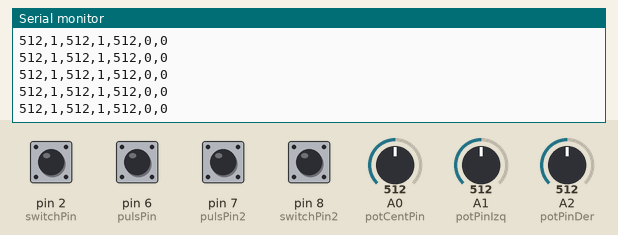
A sketch run on a simulated Arduino Uno, built with avr-gcc and run on an emulated ATmega328P. On the bench: the last lines printed to the serial monitor. Inputs (shaded band) come from the test bench; at power-on: pin 2 (switchPin), pin 8 (switchPin2) HIGH, pin 6 (pulsPin), pin 7 (pulsPin2) LOW, A0 (potCentPin) = 512, A1 (potPinIzq) = 512, A2 (potPinDer) = 512.

Above: at 1.2 s.
1.3 s: A0 (potCentPin) set to 716
At 1.45 s:
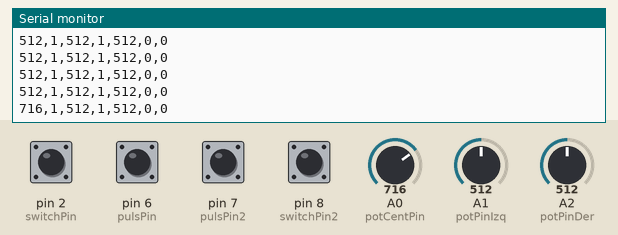
2.8 s: A1 (potPinIzq) set to 716
At 2.82 s:
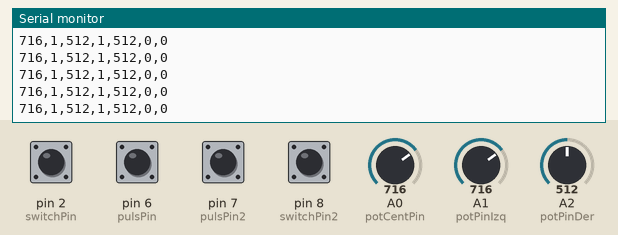
4.3 s: A2 (potPinDer) set to 716
At 4.37 s:
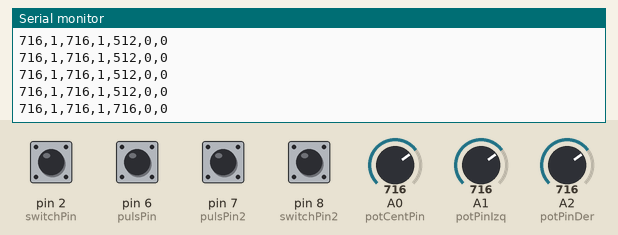
5.8 s: pin 2 (switchPin) pulled LOW for 0.15 s
At 5.91 s:
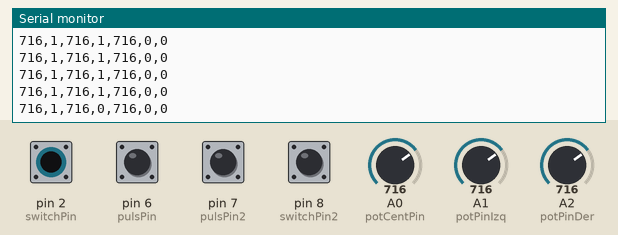
7.4 s: pin 6 (pulsPin) pulled HIGH for 0.15 s
At 7.53 s:
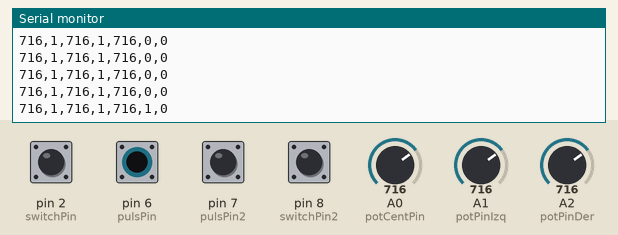
9.0 s: A0 (potCentPin) set to 1023
At 9.07 s:
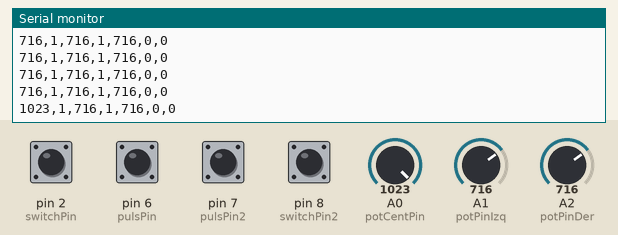
Timing chart, 0 to 12.0 s (numbered marks = the images above; inputs shaded):
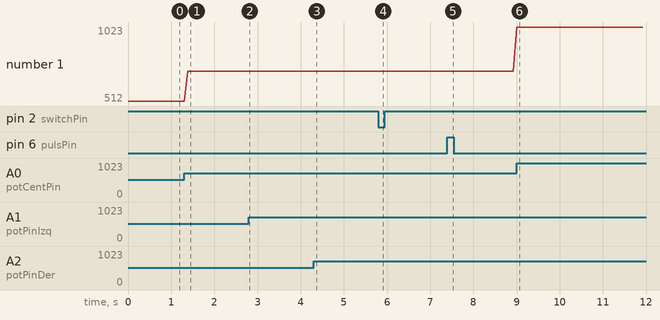

The sketch:

Entrega_CodigoArduino.ino
```cpp
int potCentPin = A0;      //Pin analogico a pin a0
int potPinIzq = A1;      // Pin analógico a pin a1
int potPinDer = A2;    // Pin analogico a pin a2
int switchPin = 2;
int switchPin2 = 8;     // Pin digital para el interruptor

int pulsPin = 6;
int pulsPin2 = 7;

int switchDSt = 0;
int switchISt = 0;

int pulsSt = 0;
int puls2St= 0;

void setup() {
  Serial.begin(9600);
 pinMode(switchPin, INPUT_PULLUP);
pinMode(switchPin2, INPUT_PULLUP);
pinMode(pulsPin, INPUT);
pinMode(pulsPin2, INPUT);
}

void loop() {
  int potCentValue = analogRead(potCentPin);
  int potIzqVal = analogRead(potPinIzq);
  int potDerVal = analogRead(potPinDer);
  switchDSt = digitalRead(switchPin);
  switchISt = digitalRead(switchPin2);
  pulsSt = digitalRead(pulsPin);
  puls2St = digitalRead(pulsPin2);

  Serial.print(potCentValue);
  Serial.print(",");
  Serial.print(switchISt);
  Serial.print(",");
  Serial.print(potIzqVal);
  Serial.print(",");
  Serial.print(switchDSt);
  Serial.print(",");
  Serial.print(potDerVal);
  Serial.print(",");
  Serial.print(pulsSt);
  Serial.print(",");
  Serial.println(puls2St);

  delay(80);
}
```

Measured:
- after the input at 1.3 s, the serial monitor: prints a new line after 0.08 s (image 1)
- after the input at 4.3 s, the serial monitor: prints a new line at once (image 3)
- after the input at 5.8 s, the serial monitor: prints a new line at once (image 4)
- after the input at 7.4 s, the serial monitor: prints a new line after 0.07 s (image 5)
- after the input at 9.0 s, the serial monitor: prints a new line at once (image 6)
- plotted number 1: 512 → 716 after the input at 1.3 s, 716 → 1023 after the input at 9.0 s
